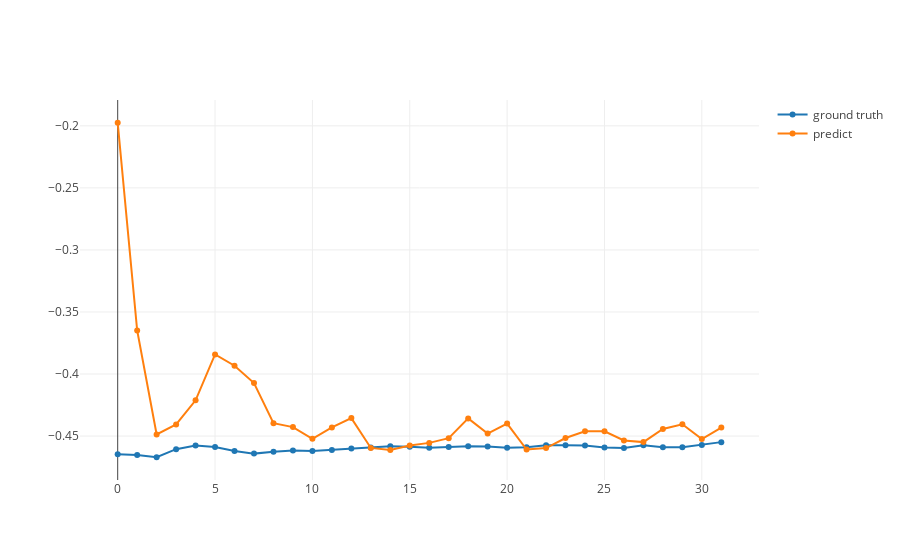

Source (notebook cell):
### Code cell
i = np.random.randint(data.batchSize)

line1 = go.Scatter(
    x = np.array(range(len(y1[i]))),
    y = np.reshape(y1[i, :, :], (len(y1[i]))),
    mode = 'lines+markers',
    name='ground truth'
)

line2 = go.Scatter(
    x = np.array(range(len(predict[i]))),
    y = np.reshape(predict[i, :, :], (len(predict[i]))),
    mode = 'lines+markers',
    name='predict'
)

fig = go.Figure(data=[line1, line2])
py.offline.iplot(fig)

### Figure 1 — Plotly figure (JSON) as saved in the notebook; plotly's stock layout.template omitted (floating-point values rounded to 4 significant figures)
{"data": [{"mode": "lines+markers", "name": "ground truth", "type": "scatter", "x": [0, 1, 2, 3, 4, 5, 6, 7, 8, 9, 10, 11, 12, 13, 14, 15, 16, 17, 18, 19, 20, 21, 22, 23, 24, 25, 26, 27, 28, 29, 30, 31], "y": [-0.4646, -0.4653, -0.4671, -0.4606, -0.4576, -0.4588, -0.462, -0.4641, -0.4627, -0.4615, -0.462, -0.4612, -0.4601, -0.4593, -0.4583, -0.4586, -0.4594, -0.4588, -0.4583, -0.4584, -0.4594, -0.4589, -0.4573, -0.4573, -0.4576, -0.4593, -0.4596, -0.4573, -0.4589, -0.4589, -0.4571, -0.4549]}, {"mode": "lines+markers", "name": "predict", "type": "scatter", "x": [0, 1, 2, 3, 4, 5, 6, 7, 8, 9, 10, 11, 12, 13, 14, 15, 16, 17, 18, 19, 20, 21, 22, 23, 24, 25, 26, 27, 28, 29, 30, 31], "y": [-0.1975, -0.3649, -0.4487, -0.4406, -0.4212, -0.3842, -0.3933, -0.4073, -0.4396, -0.4428, -0.4522, -0.443, -0.4355, -0.4595, -0.4612, -0.4576, -0.4555, -0.4517, -0.4357, -0.4479, -0.4399, -0.4608, -0.4597, -0.4516, -0.4461, -0.4462, -0.4535, -0.4548, -0.4443, -0.4405, -0.4524, -0.4432]}], "layout": {}}
